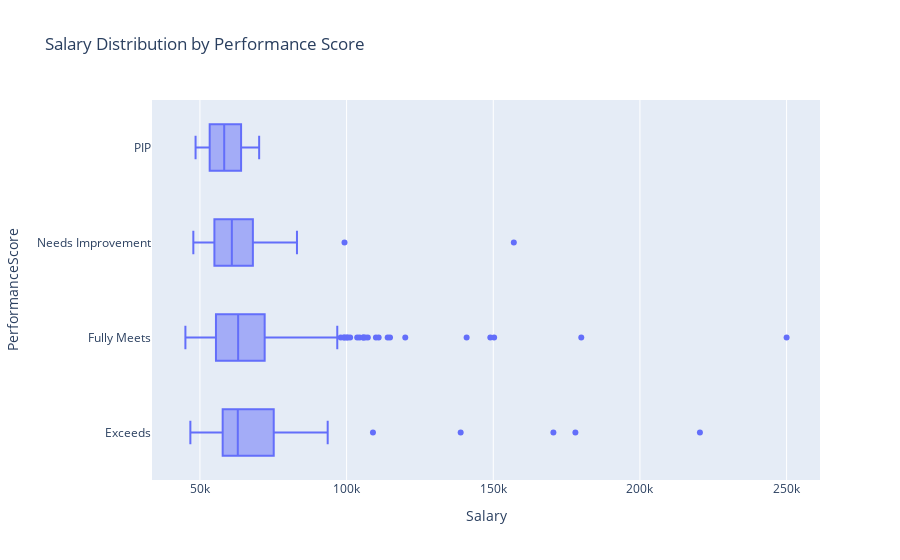

Notebook cell for this chart:
### Markdown cell above
---

### 🎯 Example 4: Salary distribution by performance

▶️ Draw horizontal box plots of `Salary` by `PerformanceScore`.

### Code cell
# YOUR CODE BEGINS
fig = px.box(
    df_hr,
    x="Salary",
    y="PerformanceScore",
    title="Salary Distribution by Performance Score",
)
fig.show()
# YOUR CODE ENDS

### Figure 1 — Plotly figure (JSON) as saved in the notebook; plotly's stock layout.template omitted (floating-point values rounded to 4 significant figures; data arrays with more than 128 entries replaced by an {"elided": "..."} marker saying what was removed)
{"data": [{"alignmentgroup": "True", "hovertemplate": "Salary=%{x}<br>PerformanceScore=%{y}<extra></extra>", "legendgroup": "", "marker": {"color": "#636efa"}, "name": "", "notched": false, "offsetgroup": "", "orientation": "h", "showlegend": false, "type": "box", "x": {"elided": "311 int values"}, "x0": " ", "xaxis": "x", "y": {"elided": "311 str values"}, "y0": " ", "yaxis": "y"}], "layout": {"boxmode": "group", "legend": {"tracegroupgap": 0}, "title": {"text": "Salary Distribution by Performance Score"}, "xaxis": {"anchor": "y", "domain": [0, 1], "title": {"text": "Salary"}}, "yaxis": {"anchor": "x", "domain": [0, 1], "title": {"text": "PerformanceScore"}}}}
